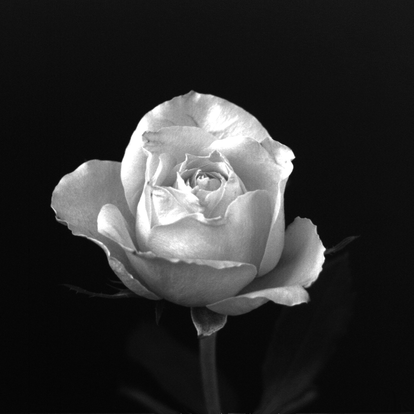
%> input picture Histograma_2/Imagens/rose1024.tif, 414 x 414 px, shrunk from 1024 x 1024 before the run
$ octave Histograma.m   (GNU Octave 9; MATLAB toolbox functions it lacks are replaced by stand-ins)
%> lines starting %> are read from the running program, lines starting %| are printed output that depends on the picture
clc;
clear;
close all;

% Definição dos nomes das imagens de teste
image_files = {'rose1024.tif', 'spillway-dark.tif', 'hidden-horse.tif'};

% Loop de processamento para cada imagem do conjunto de teste
for i = 1:length(image_files)
    filename = image_files{i};

    % Verificação de existência do arquivo antes da leitura
    if exist(filename, 'file') ~= 2
        warning('Arquivo %s não encontrado no diretório atual.', filename);
        continue;
    end

    % Leitura da imagem de entrada (escala de cinza de 8 bits)
    f = imread(filename);
%> f is the input picture: size 414x414 uint8; min 4, max 255, mean 46.8
    if size(f, 3) > 1
        f = rgb2gray(f); % Conversão para escala de cinza caso seja RGB
    end

    % i. Computação do histograma normalizado (modo padrão 'n')
    hist_norm = imagehist4e(f, 'n');
%> after the loop in imagehist4e, `for r = 1:rows`: g = 256 values, max 13003 at index 16, min 0 at index 1, mean 669.5
%> in imagehist4e, `g = g / total_pixels;`: g = 256 values, max 0.0759 at index 16, min 0 at index 1, mean 0.00391
%> hist_norm has the same summary as g in imagehist4e

    % ii. Execução do algoritmo de equalização de histograma
    g = histEqual4e(f);
%> in histEqual4e, `pr = imagehist4e(f, 'n');`: pr has the same summary as g in imagehist4e
%> the loop in histEqual4e, `for k = 1:256` made 256 passes
%> sum_pr on passes 1 to 3: 0, 0, 0
%> after the loop in histEqual4e, `for k = 1:256`: sk = 256 values from 0 to 1; sum_pr = 1
%> in histEqual4e, `sk_scaled = round(sk * 255);`: sk_scaled = 256 values from 0 to 255
%> after the loop in histEqual4e, `for r = 1:rows`:
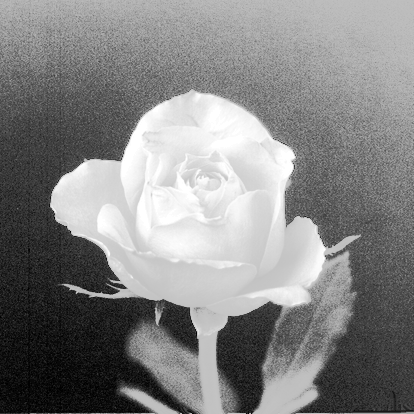
%> g: size 414x414 uint8; min 0, max 255, mean 132.4

    % Computação do histograma da imagem equalizada para análise de resultados
    hist_eq = imagehist4e(g, 'n');
%> hist_eq = 256 values, max 0.0759 at index 140, min 0 at index 3, mean 0.00391

    % iii. Visualização dos resultados (Imagem Original, Equalizada e seus Histogramas)
    figure('Name', ['Resultados: ' filename], 'NumberTitle', 'off');

    % Subplot 1: Imagem Original
    subplot(2, 2, 1);
    imshow(f);
    title('Imagem Original');

    % Subplot 2: Histograma da Imagem Original
    subplot(2, 2, 2);
    stem(0:255, hist_norm, 'Marker', 'none');
    xlim([0 255]);
    grid on;
    title('Histograma Original (Normalizado)');
    xlabel('Nível de Intensidade');
    ylabel('Frequência Relativa');

    % Subplot 3: Imagem Equalizada
    subplot(2, 2, 3);
    imshow(g);
    title('Imagem Equalizada');

    % Subplot 4: Histograma da Imagem Equalizada
    subplot(2, 2, 4);
    stem(0:255, hist_eq, 'Marker', 'none');
    xlim([0 255]);
    grid on;
    title('Histograma Equalizado');
    xlabel('Nível de Intensidade');
    ylabel('Frequência Relativa');
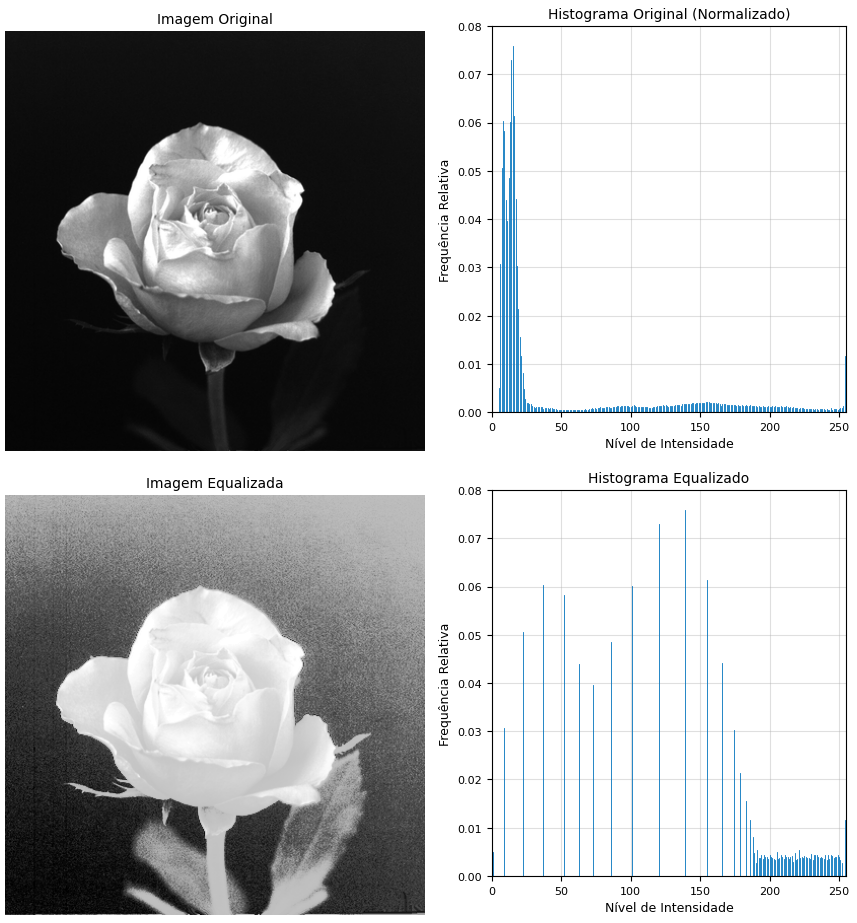
%> figure redrawn from the program's plot data, 4 panels
end
%> pass 2 of the loop `for i = 1:length(image_files)`:
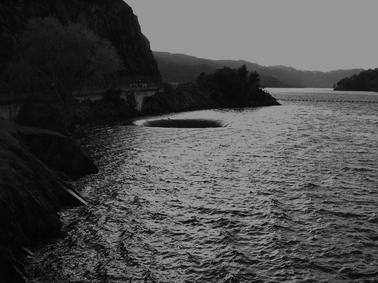
%> input picture Histograma_2/Imagens/spillway-dark.tif, 378 x 283 px, shrunk from 936 x 700 before the run
%> f is the input picture: size 283x378 uint8; min 0, max 167, mean 75.9
%> hist_norm = 256 values, max 0.143 at index 151, min 0 at index 167, mean 0.00391
%> pr has the same summary as hist_norm outside histEqual4e
%> the loop in histEqual4e (call 2), `for k = 1:256` made 256 passes
%> sum_pr on passes 1 to 3: 3.74e-05, 0.000215, 0.000477
%> after the loop in histEqual4e (call 2), `for k = 1:256`: sk = 256 values from 3.74e-05 to 1; sum_pr = 1
%> after the loop in histEqual4e (call 2), `for r = 1:rows`:
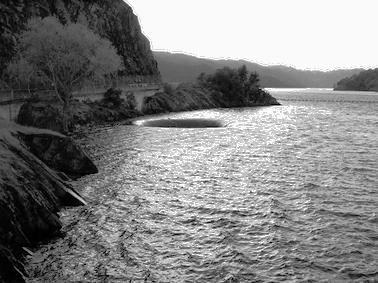
%> g: size 283x378 uint8; min 0, max 255, mean 131.1
%> hist_eq = 256 values, max 0.143 at index 251, min 0 at index 3, mean 0.00391
%> `ylabel('Frequência Relativa');`:
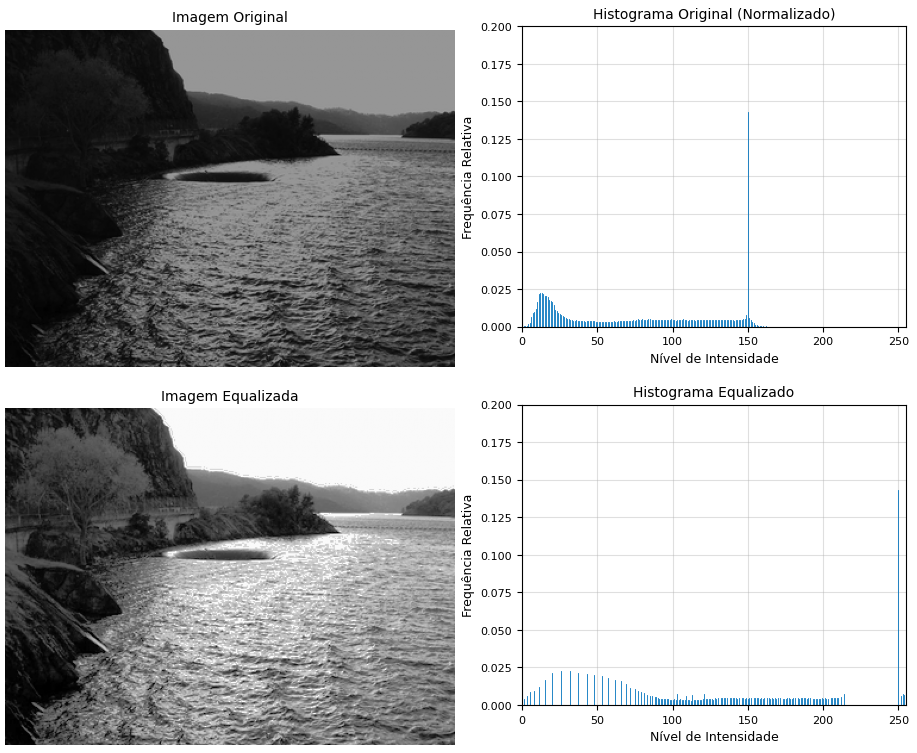
%> figure redrawn from the program's plot data, 4 panels
%> pass 3 of the loop `for i = 1:length(image_files)`:
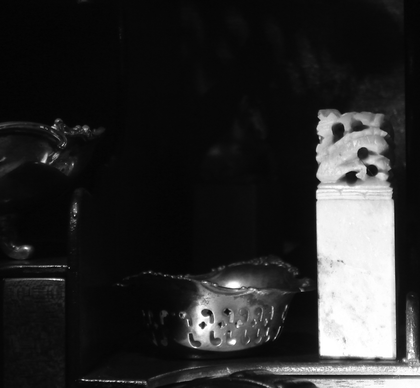
%> input picture Histograma_2/Imagens/hidden-horse.tif, 420 x 388 px, shrunk from 1040 x 960 before the run
%> f is the input picture: size 388x420 uint8; min 0, max 255, mean 42.7
%> hist_norm = 256 values, max 0.119 at index 9, min 0 at index 256, mean 0.00391
%> pr has the same summary as hist_norm outside histEqual4e
%> the loop in histEqual4e (call 3), `for k = 1:256` made 256 passes
%> sum_pr on passes 1 to 3: 6.14e-06, 1.23e-05, 6.14e-05
%> after the loop in histEqual4e (call 3), `for k = 1:256`: sk = 256 values from 6.14e-06 to 1; sum_pr = 1
%> after the loop in histEqual4e (call 3), `for r = 1:rows`:
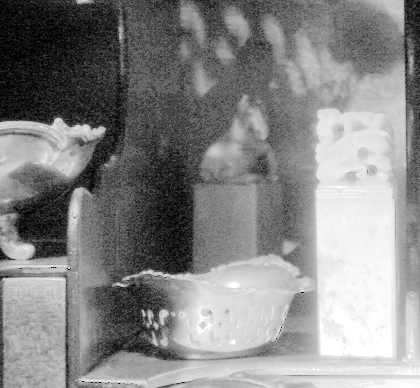
%> g: size 388x420 uint8; min 0, max 255, mean 134.4
%> hist_eq = 256 values, max 0.119 at index 102, min 0 at index 2, mean 0.00391
%> `ylabel('Frequência Relativa');`:
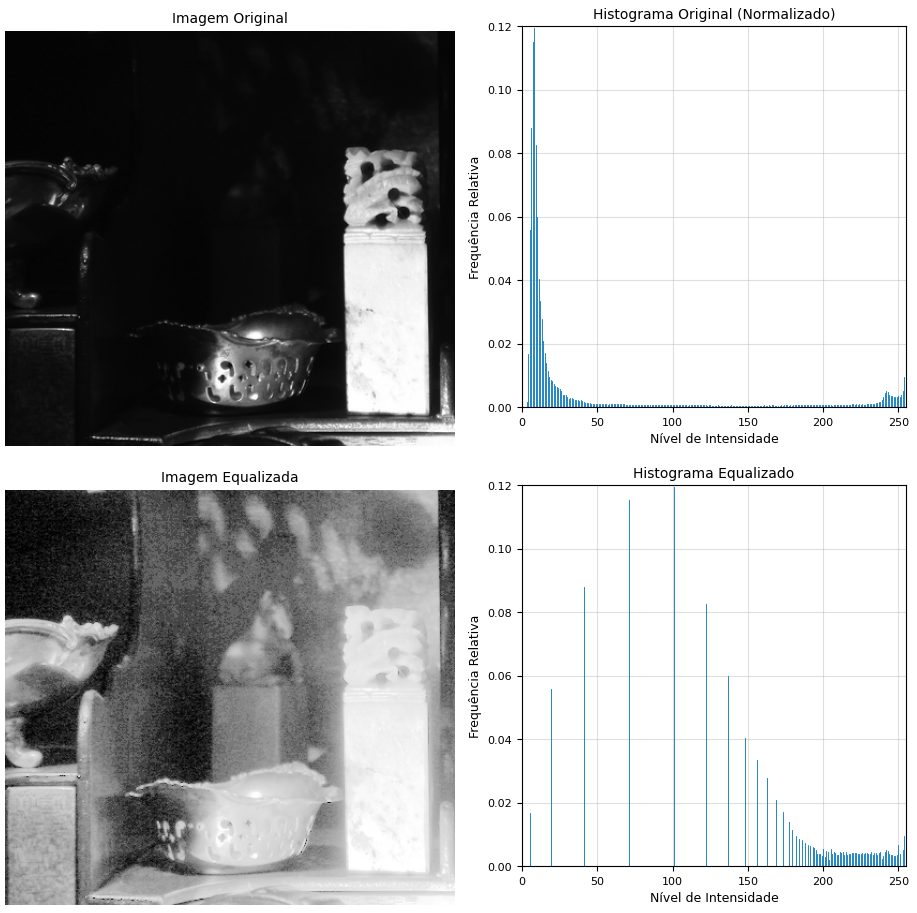
%> figure redrawn from the program's plot data, 4 panels

%% i. Função para Cálculo de Histograma de Imagem de 256 Níveis
function g = imagehist4e(f, mode)
    % Define 'n' como modo padrão caso não seja fornecido
    if nargin < 2
        mode = 'n';
    end

    % Inicialização do vetor do histograma com zeros para os 256 níveis
    g = zeros(256, 1);
    [rows, cols] = size(f);

    % Conversão explícita para uint8 para garantir indexação correta
    f_uint8 = uint8(f);

    % Contagem de ocorrência de cada nível de intensidade
    for r = 1:rows
        for c = 1:cols
            intensity = f_uint8(r, c);
            g(intensity + 1) = g(intensity + 1) + 1; % Indexação base-1 do MATLAB
        end
    end

    % Aplicação de normalização caso o parâmetro mode seja 'n'
    if mode == 'n'
        total_pixels = rows * cols;
        g = g / total_pixels;
    end
end

%% ii. Função para Equalização de Histograma (8 bits)
function g = histEqual4e(f)
    [rows, cols] = size(f);
    total_pixels = rows * cols;

    % Obtenção do histograma normalizado da imagem de entrada
    pr = imagehist4e(f, 'n');

    % Cálculo da Função de Distribuição Acumulada (CDF)
    sk = zeros(256, 1);
    sum_pr = 0;
    for k = 1:256
        sum_pr = sum_pr + pr(k);
        sk(k) = sum_pr;
    end

    % Mapeamento dos novos níveis de intensidade e arredondamento para L=256
    sk_scaled = round(sk * 255);

    % Inicialização da matriz da imagem de saída
    g = zeros(rows, cols, 'uint8');
    f_uint8 = uint8(f);

    % Transformação dos pixels da imagem original com base no mapa calculado
    for r = 1:rows
        for c = 1:cols
            orig_intensity = f_uint8(r, c);
            g(r, c) = sk_scaled(orig_intensity + 1);
        end
    end
end
